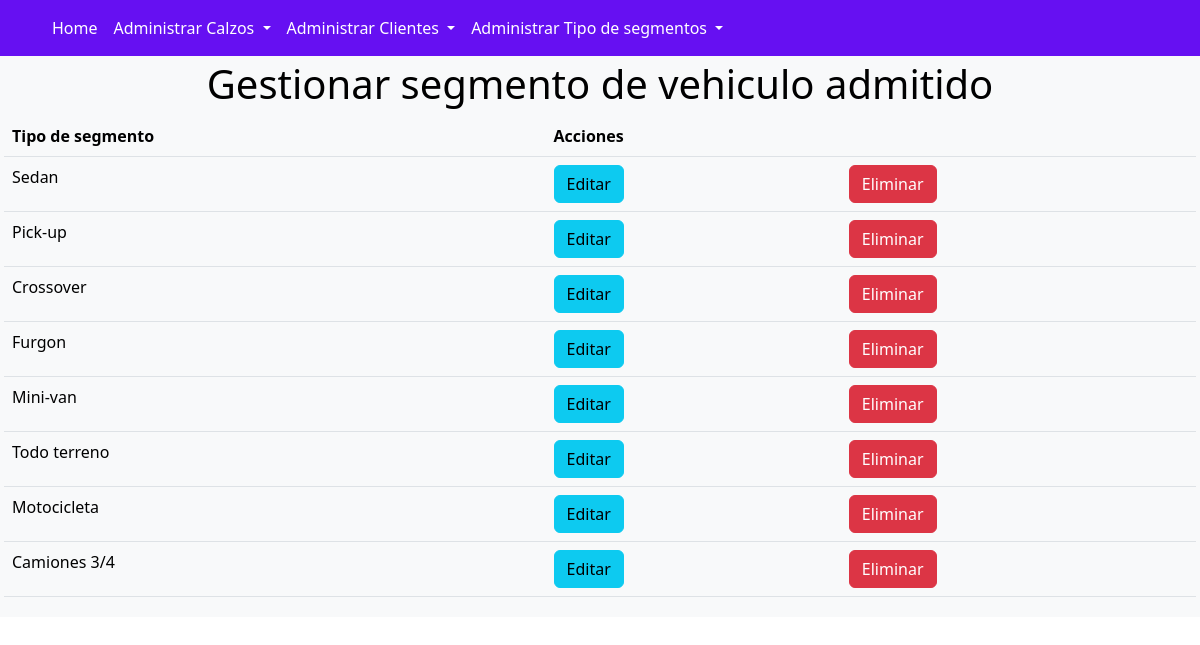
/tipovehiculo_list/, run on the app's committed database.
### core/models.py (models this page shows, shortened)
class Tipovehiculo(models.Model):
    id = models.UUIDField (primary_key=True,default=uuid.uuid4, editable=False)
    tipo_segmento = models.CharField (max_length=30)

### core/views.py (the view)
# urls.py: path("tipovehiculo_list/",TipovehiculoListView.as_view(), name="tipovehiculo_list"),
class TipovehiculoListView(ListView):
    model = Tipovehiculo

### core/templates/core/tipovehiculo_list.html
{% extends 'core/base.html' %}
{% block content %}
<h1 class="text-center">Gestionar segmento de vehiculo admitido</h1>
<table class="table text-bg-light">
    {% if tipovehiculo_list %}
    <thead>
        <tr>
            <th>Tipo de segmento</th>
            <th colspan="2">Acciones</th>
        </tr>
    </thead>
    <tbody>
        {% for c in tipovehiculo_list %}
        <tr>
            <td>{{ c.tipo_segmento }}</td>
            <td><a href="{% url 'tipovehiculo_edit' c.id %}" class="btn btn-info">Editar</a></td>
            <td><a href="{% url 'tipovehiculo_deleted' c.id %}" class="btn btn-danger btnEliminacion">Eliminar</a></td>
        </tr>
        {% endfor %}
        {% else %}
        <h3>No se encuentran segmento de vehiculos registrados</h3>
        {% endif %}
    </tbody>
</table>
{% endblock %}

### data on the page
Tipovehiculo: tipo_segmento "Sedan"
Tipovehiculo: tipo_segmento "Pick-up"
Tipovehiculo: tipo_segmento "Crossover"
Tipovehiculo: tipo_segmento "Furgon"
Tipovehiculo: tipo_segmento "Mini-van"
Tipovehiculo: tipo_segmento "Todo terreno"
Tipovehiculo: tipo_segmento "Motocicleta"
Tipovehiculo: tipo_segmento "Camiones 3/4"
